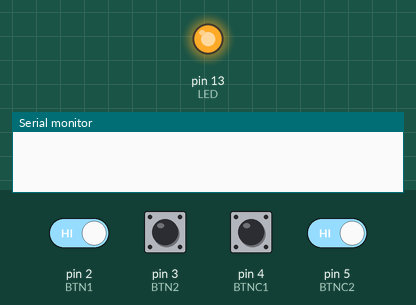
A sketch run on a simulated Arduino Uno, built with avr-gcc and run on an emulated ATmega328P. On the bench: output pins drawn as LEDs (lit = HIGH), the last lines printed to the serial monitor. The inputs (shaded band) are chosen by the test bench; at power-on: pin 2 (BTN1), pin 3 (BTN2), pin 4 (BTNC1), pin 5 (BTNC2) HIGH. EEPROM starts erased.

Above: at 12.8 s.
12.9 s: pin 2 (BTN1) driven LOW and pin 5 (BTNC2) driven LOW
At 18.9 s:
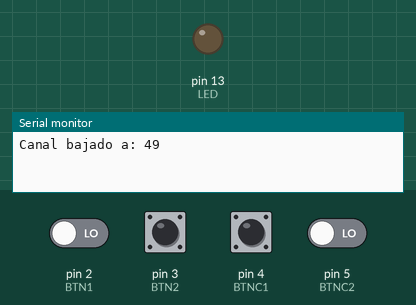
Timing chart, 0 to 27.5 s (numbered marks = the images above; inputs shaded):
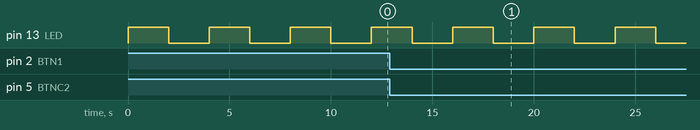

The sketch:

VolumenMejorado.ino
```cpp
#include "funciones.h"

volatile uint8_t cont =  EEPROM.read(CELDA); // no supervisa constantemente el valor, no pasa nada si hay cambios, quita la parte negativa (+255)

void setup() {
  if(cont > 100){
    EEPROM.write(CELDA,DEFVOL); //Sin llaves solo si es una instruccion
  }
  conf();
  attachInterrupt(digitalPinToInterrupt(BTN1),subirVol,RISING);
  attachInterrupt(digitalPinToInterrupt(BTN2),bajarVol,RISING);


}

void loop() {
  blink();
  cambiarCanal();

}


//ISRs
void subirVol(){
  if(cont < MAXVOL){
    cont ++;
    EEPROM.write(CELDA,cont); //EEPROM.update, no deja escribir el mismo numero sobre la celda
  }

}

void bajarVol(){
  if(cont > MINVOL){
    cont --;
    EEPROM.write(CELDA,cont);
  }

}
```

funciones.cpp
```cpp
#include "funciones.h"

unsigned long lastCanalTime = 0;
const unsigned long debounceCanal = 300; // tiempo antirrebote

void conf(void){
  Serial.begin(BAUDRATE);
  pinMode(BTN1, INPUT_PULLUP);
  pinMode(BTN2, INPUT_PULLUP);
  pinMode(BTNC1, INPUT_PULLUP);
  pinMode(BTNC2, INPUT_PULLUP);
  pinMode(LED, OUTPUT);
}

void blink(void){
  digitalWrite(LED, HIGH);
  delay(TM);
  digitalWrite(LED, LOW);
  delay(TM);
}

void cambiarCanal(void){
  unsigned long now = millis();
  if(now - lastCanalTime >= debounceCanal){

    if(!digitalRead(BTNC1)){  // subir canal
      uint8_t canal = EEPROM.read(CELDA);
      if(canal < MAXCANAL){
        canal++;
        EEPROM.write(CELDA, canal);
        Serial.print("Canal subido a: ");
        Serial.println(canal);
      }
    }

    if(!digitalRead(BTNC2)){  // bajar canal
      uint8_t canal = EEPROM.read(CELDA);
      if(canal > MINCANAL){
        canal--;
        EEPROM.write(CELDA, canal);
        Serial.print("Canal bajado a: ");
        Serial.println(canal);
      }
    }

    lastCanalTime = now;
  }
}
```

funciones.h
```cpp
#ifndef FUNCIONES_H  //protege al archivo para que no lo llamen una y otra vez
#define FUNCIONES_H

#include <Arduino.h> //incluye la libreria de arduino
#include <stdint.h> //usar variables enteras de distinto tama;o
#include <EEPROM.h>

#define BAUDRATE 9600
#define BTN1 2 //2 y 3 pines para interrupciones
#define BTN2 3
#define BTNC1 4
#define BTNC2 5
#define LED 13
#define TM  2000
#define CELDA 0
#define MAXVOL 100
#define MINVOL 0
#define DEFVOL 50
#define MAXCANAL 9
#define MINCANAL 1


void conf(void);
void blink(void);
void cambiarCanal(void);


#endif

//millis, podemos ocupar todos los pines, no contamos con muchos temporizadores, retardante no bloqueante, desactivar falsos positivos
//interrupciones, maximo de dos pines pueden ser activadas en cualquier punto
//delay, retardante bloqueante de toda la placa, los delay se suman
```

Measured:
- by itself, pin 13 (LED): alternates HIGH for 2.0 s and LOW for 2.0 s
